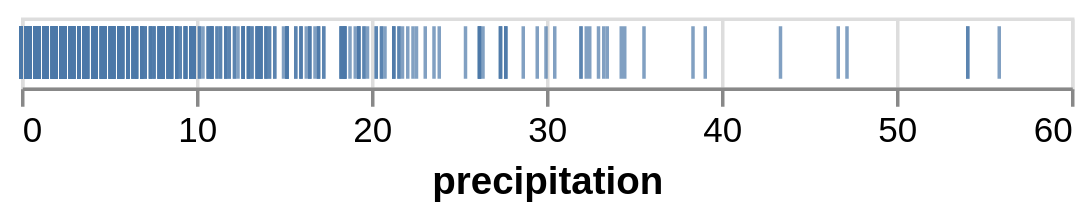

Notebook code cell kept with this figure:
### Code cell
val stripPlot = VegaPlot.fromResource("strip_chart.vl.json")
stripPlot.plot(
  _.data.values := data.asJson
)

### Figure 1 — Vega-Lite specification as saved in the notebook (floating-point values rounded to 4 significant figures; data arrays with more than 128 entries replaced by an {"elided": "..."} marker saying what was removed)
{"$schema": "https://vega.github.io/schema/vega-lite/v6.1.0.json", "config": {"view": {"continuousHeight": 300, "continuousWidth": 300}}, "data": {"values": {"elided": "1461 records"}}, "encoding": {"x": {"field": "precipitation", "type": "quantitative"}}, "mark": {"type": "tick"}}
